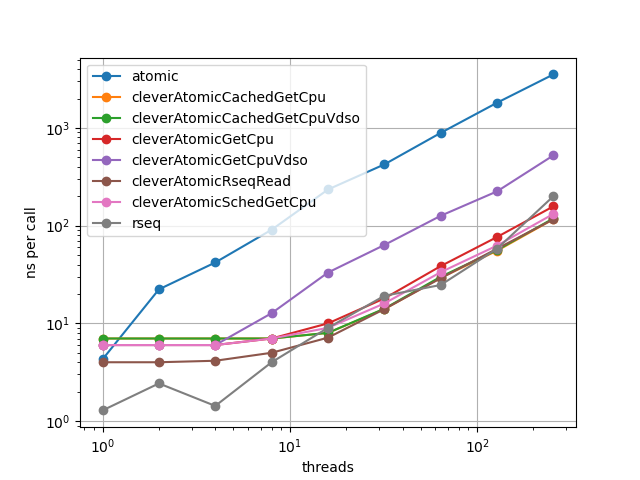

The Python source for this figure:
import pandas as pd
import matplotlib.pyplot as plt
df = pd.read_csv("data.csv")
for k,v in df.groupby(["name", "threads"])["ns_per_cycle"].mean().reset_index().groupby("name"):
    v.set_index("threads")["ns_per_cycle"].plot(label=k, style='-o')
plt.yscale('log')
plt.xscale('log')
plt.ylabel('ns per call')
plt.xlabel('threads')
plt.grid()
plt.legend()
plt.savefig("chart.png")
